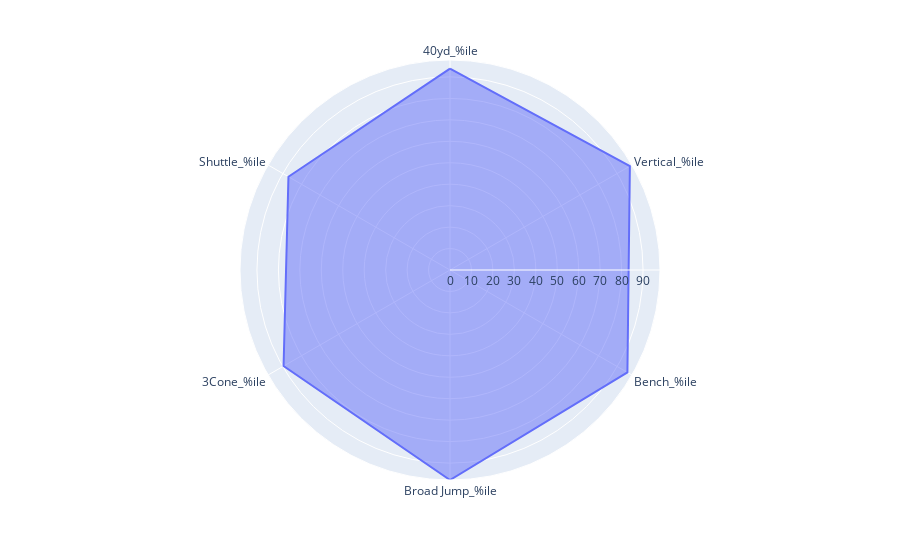

The cell this chart's notebook holds for it:
### Code cell
import plotly.express as px
df_radar = df_best.head(1)
df_radar
radar_cols = df_radar.columns[18:24]
radar_vals = df_radar[radar_cols].values.tolist()
radar_vals = radar_vals[0]

print(radar_cols)
print(radar_vals)
print(df_radar['Player'])
fig = px.line_polar(df_radar,r = radar_vals,theta= radar_cols, line_close=True)
fig.update_traces(fill='toself')
fig.show()

### Figure 1 — Plotly figure (JSON) as saved in the notebook; plotly's stock layout.template omitted (floating-point values rounded to 4 significant figures)
{"data": [{"fill": "toself", "hovertemplate": "r=%{r}<br>theta=%{theta}<extra></extra>", "legendgroup": "", "line": {"color": "#636efa", "dash": "solid"}, "marker": {"symbol": "circle"}, "mode": "lines", "name": "", "r": [93.88, 96.83, 95.5, 97.9, 89.59, 86.96, 93.88], "showlegend": false, "subplot": "polar", "theta": ["40yd_%ile", "Vertical_%ile", "Bench_%ile", "Broad Jump_%ile", "3Cone_%ile", "Shuttle_%ile", "40yd_%ile"], "type": "scatterpolar"}], "layout": {"legend": {"tracegroupgap": 0}, "margin": {"t": 60}, "polar": {"angularaxis": {"direction": "clockwise", "rotation": 90}, "domain": {"x": [0, 1], "y": [0, 1]}}}}
